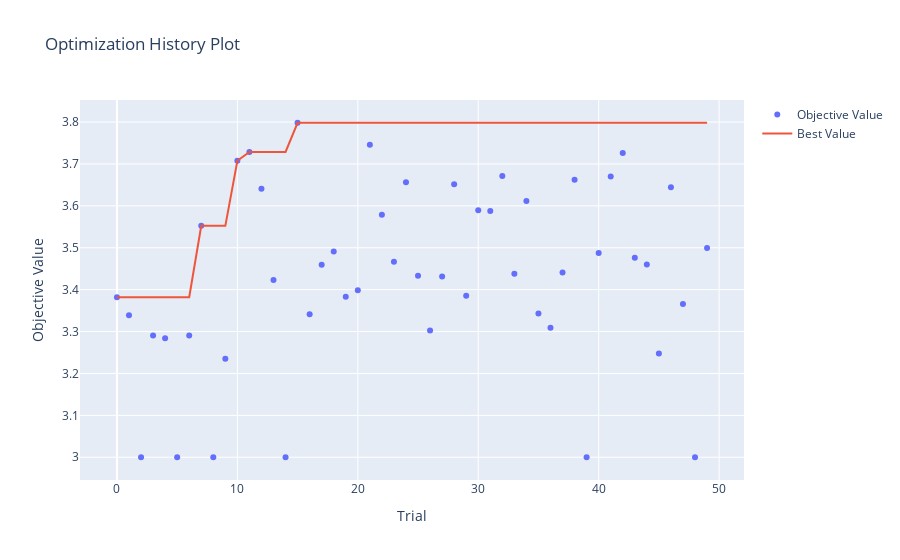

Source (notebook cell):
### Markdown cell above
### **History of Optuna's trials**

### Code cell
import optuna.visualization as vis
vis.plot_optimization_history(study).show()
# vis.plot_param_importances(study).show()

### Figure 1 — Plotly figure (JSON) as saved in the notebook; plotly's stock layout.template omitted (floating-point values rounded to 4 significant figures)
{"data": [{"mode": "markers", "name": "Objective Value", "type": "scatter", "x": [0, 1, 2, 3, 4, 5, 6, 7, 8, 9, 10, 11, 12, 13, 14, 15, 16, 17, 18, 19, 20, 21, 22, 23, 24, 25, 26, 27, 28, 29, 30, 31, 32, 33, 34, 35, 36, 37, 38, 39, 40, 41, 42, 43, 44, 45, 46, 47, 48, 49], "y": [3.382, 3.339, 3, 3.29, 3.284, 3, 3.29, 3.552, 3, 3.235, 3.707, 3.729, 3.641, 3.423, 3, 3.798, 3.341, 3.46, 3.491, 3.383, 3.398, 3.746, 3.579, 3.467, 3.656, 3.433, 3.302, 3.431, 3.651, 3.386, 3.589, 3.587, 3.671, 3.438, 3.611, 3.343, 3.309, 3.441, 3.662, 3, 3.488, 3.67, 3.726, 3.476, 3.46, 3.248, 3.644, 3.366, 3, 3.499]}, {"mode": "lines", "name": "Best Value", "type": "scatter", "x": [0, 1, 2, 3, 4, 5, 6, 7, 8, 9, 10, 11, 12, 13, 14, 15, 16, 17, 18, 19, 20, 21, 22, 23, 24, 25, 26, 27, 28, 29, 30, 31, 32, 33, 34, 35, 36, 37, 38, 39, 40, 41, 42, 43, 44, 45, 46, 47, 48, 49], "y": [3.382, 3.382, 3.382, 3.382, 3.382, 3.382, 3.382, 3.552, 3.552, 3.552, 3.707, 3.729, 3.729, 3.729, 3.729, 3.798, 3.798, 3.798, 3.798, 3.798, 3.798, 3.798, 3.798, 3.798, 3.798, 3.798, 3.798, 3.798, 3.798, 3.798, 3.798, 3.798, 3.798, 3.798, 3.798, 3.798, 3.798, 3.798, 3.798, 3.798, 3.798, 3.798, 3.798, 3.798, 3.798, 3.798, 3.798, 3.798, 3.798, 3.798]}, {"marker": {"color": "#cccccc"}, "mode": "markers", "name": "Infeasible Trial", "showlegend": false, "type": "scatter", "x": [], "y": []}], "layout": {"title": {"text": "Optimization History Plot"}, "xaxis": {"title": {"text": "Trial"}}, "yaxis": {"title": {"text": "Objective Value"}}}}
